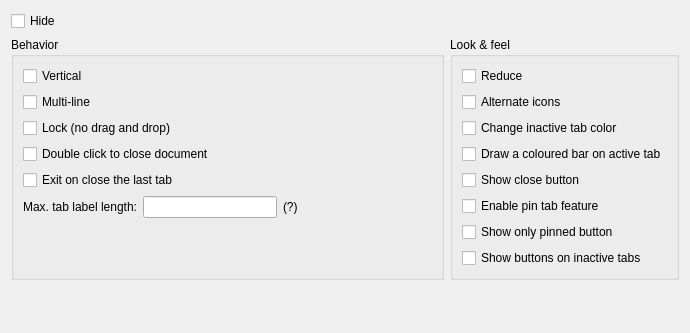
<?xml version="1.0" encoding="UTF-8"?>
<ui version="4.0">
 <class>PreferenceSubTabbarDlg</class>
 <widget class="QWidget" name="PreferenceSubTabbarDlg">
  <property name="geometry"><rect><x>0</x><y>0</y><width>690</width><height>333</height></rect></property>
  <layout class="QVBoxLayout" name="layout1">
   <item>
    <widget class="QCheckBox" name="checkTabHide">
     <property name="nppId" stdset="0"><number>6118</number></property>
     <property name="text"><string>Hide</string></property>
    </widget>
   </item>
   <item>
    <layout class="QHBoxLayout" name="layout2">
     <item>
      <widget class="QGroupBox" name="gbBehavior">
       <property name="nppId" stdset="0"><number>6125</number></property>
       <property name="title"><string>Behavior</string></property>
       <layout class="QVBoxLayout" name="layout3">
        <item>
         <widget class="QCheckBox" name="checkTabVertical">
          <property name="nppId" stdset="0"><number>6120</number></property>
          <property name="text"><string>Vertical</string></property>
         </widget>
        </item>
        <item>
         <widget class="QCheckBox" name="checkTabMultiline">
          <property name="nppId" stdset="0"><number>6119</number></property>
          <property name="text"><string>Multi-line</string></property>
         </widget>
        </item>
        <item>
         <widget class="QCheckBox" name="checkLock">
          <property name="nppId" stdset="0"><number>6108</number></property>
          <property name="text"><string>Lock (no drag and drop)</string></property>
         </widget>
        </item>
        <item>
         <widget class="QCheckBox" name="checkDbclick2close">
          <property name="nppId" stdset="0"><number>6113</number></property>
          <property name="text"><string>Double click to close document</string></property>
         </widget>
        </item>
        <item>
         <widget class="QCheckBox" name="checkTabLastExit">
          <property name="nppId" stdset="0"><number>6121</number></property>
          <property name="text"><string>Exit on close the last tab</string></property>
         </widget>
        </item>
        <item>
         <layout class="QHBoxLayout" name="layout4">
          <item>
           <widget class="QLabel" name="tabcompactlabellenStatic">
            <property name="nppId" stdset="0"><number>6136</number></property>
            <property name="text"><string>Max. tab label length:</string></property>
            <property name="alignment"><set>Qt::AlignRight|Qt::AlignVCenter</set></property>
           </widget>
          </item>
          <item>
           <widget class="QLineEdit" name="editTabcompactlabellen">
            <property name="nppId" stdset="0"><number>6137</number></property>
            <property name="alignment"><set>Qt::AlignCenter</set></property>
           </widget>
          </item>
          <item>
           <widget class="QLabel" name="tabcompactlabellenTipStatic">
            <property name="nppId" stdset="0"><number>6138</number></property>
            <property name="text"><string>(?)</string></property>
           </widget>
          </item>
          <item>
           <spacer name="spacer5">
            <property name="orientation"><enum>Qt::Horizontal</enum></property>
            <property name="sizeType"><enum>QSizePolicy::Expanding</enum></property>
            <property name="sizeHint" stdset="0"><size><width>0</width><height>0</height></size></property>
           </spacer>
          </item>
         </layout>
        </item>
        <item>
         <spacer name="spacer6">
          <property name="orientation"><enum>Qt::Vertical</enum></property>
          <property name="sizeType"><enum>QSizePolicy::Expanding</enum></property>
          <property name="sizeHint" stdset="0"><size><width>0</width><height>0</height></size></property>
         </spacer>
        </item>
       </layout>
      </widget>
     </item>
     <item>
      <widget class="QGroupBox" name="gbLookfeel">
       <property name="nppId" stdset="0"><number>6126</number></property>
       <property name="title"><string>Look &amp;&amp; feel</string></property>
       <layout class="QVBoxLayout" name="layout7">
        <item>
         <widget class="QCheckBox" name="checkReduce">
          <property name="nppId" stdset="0"><number>6107</number></property>
          <property name="text"><string>Reduce</string></property>
         </widget>
        </item>
        <item>
         <widget class="QCheckBox" name="checkTabAlticons">
          <property name="nppId" stdset="0"><number>6128</number></property>
          <property name="text"><string>Alternate icons</string></property>
         </widget>
        </item>
        <item>
         <widget class="QCheckBox" name="checkDrawinactive">
          <property name="nppId" stdset="0"><number>6109</number></property>
          <property name="text"><string>Change inactive tab color</string></property>
         </widget>
        </item>
        <item>
         <widget class="QCheckBox" name="checkOrange">
          <property name="nppId" stdset="0"><number>6110</number></property>
          <property name="text"><string>Draw a coloured bar on active tab</string></property>
         </widget>
        </item>
        <item>
         <widget class="QCheckBox" name="checkEnabletabclose">
          <property name="nppId" stdset="0"><number>6112</number></property>
          <property name="text"><string>Show close button</string></property>
         </widget>
        </item>
        <item>
         <widget class="QCheckBox" name="checkEnabletabpin">
          <property name="nppId" stdset="0"><number>6115</number></property>
          <property name="text"><string>Enable pin tab feature</string></property>
         </widget>
        </item>
        <item>
         <widget class="QCheckBox" name="checkShowonlypinnedbutton">
          <property name="nppId" stdset="0"><number>6135</number></property>
          <property name="text"><string>Show only pinned button</string></property>
         </widget>
        </item>
        <item>
         <widget class="QCheckBox" name="checkInacttabdrawbutton">
          <property name="nppId" stdset="0"><number>6111</number></property>
          <property name="text"><string>Show buttons on inactive tabs</string></property>
         </widget>
        </item>
        <item>
         <spacer name="spacer8">
          <property name="orientation"><enum>Qt::Vertical</enum></property>
          <property name="sizeType"><enum>QSizePolicy::Expanding</enum></property>
          <property name="sizeHint" stdset="0"><size><width>0</width><height>0</height></size></property>
         </spacer>
        </item>
       </layout>
      </widget>
     </item>
    </layout>
   </item>
   <item>
    <spacer name="spacer9">
     <property name="orientation"><enum>Qt::Vertical</enum></property>
     <property name="sizeType"><enum>QSizePolicy::Expanding</enum></property>
     <property name="sizeHint" stdset="0"><size><width>0</width><height>0</height></size></property>
    </spacer>
   </item>
  </layout>
 </widget>
 <resources/>
 <connections/>
</ui>
